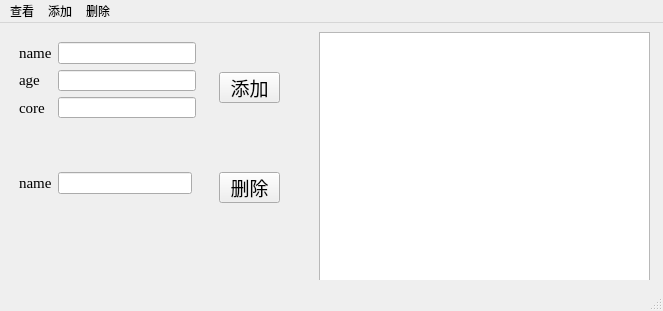
<?xml version="1.0" encoding="UTF-8"?>
<ui version="4.0">
 <class>MainWindow</class>
 <widget class="QMainWindow" name="MainWindow">
  <property name="geometry">
   <rect>
    <x>0</x>
    <y>0</y>
    <width>663</width>
    <height>311</height>
   </rect>
  </property>
  <property name="windowTitle">
   <string>MainWindow</string>
  </property>
  <widget class="QWidget" name="centralwidget">
   <layout class="QVBoxLayout" name="verticalLayout">
    <item>
     <widget class="QStackedWidget" name="stackedWidget">
      <property name="currentIndex">
       <number>2</number>
      </property>
      <widget class="QWidget" name="page">
       <layout class="QVBoxLayout" name="verticalLayout_4">
        <item>
         <widget class="QTextEdit" name="textEdit"/>
        </item>
       </layout>
      </widget>
      <widget class="QWidget" name="page_3"/>
      <widget class="QWidget" name="page_2">
       <widget class="QPushButton" name="pushButton">
        <property name="geometry">
         <rect>
          <x>210</x>
          <y>40</y>
          <width>61</width>
          <height>31</height>
         </rect>
        </property>
        <property name="font">
         <font>
          <family>隶书</family>
          <pointsize>14</pointsize>
         </font>
        </property>
        <property name="text">
         <string>添加</string>
        </property>
       </widget>
       <widget class="QWidget" name="layoutWidget">
        <property name="geometry">
         <rect>
          <x>10</x>
          <y>10</y>
          <width>177</width>
          <height>76</height>
         </rect>
        </property>
        <layout class="QHBoxLayout" name="horizontalLayout">
         <item>
          <layout class="QVBoxLayout" name="verticalLayout_2">
           <item>
            <widget class="QLabel" name="label_4">
             <property name="font">
              <font>
               <family>Times New Roman</family>
               <pointsize>11</pointsize>
              </font>
             </property>
             <property name="text">
              <string>name</string>
             </property>
            </widget>
           </item>
           <item>
            <widget class="QLabel" name="label_2">
             <property name="font">
              <font>
               <family>Times New Roman</family>
               <pointsize>11</pointsize>
              </font>
             </property>
             <property name="text">
              <string>age</string>
             </property>
            </widget>
           </item>
           <item>
            <widget class="QLabel" name="label_3">
             <property name="font">
              <font>
               <family>Times New Roman</family>
               <pointsize>11</pointsize>
              </font>
             </property>
             <property name="text">
              <string>core</string>
             </property>
            </widget>
           </item>
          </layout>
         </item>
         <item>
          <layout class="QVBoxLayout" name="verticalLayout_3">
           <item>
            <widget class="QLineEdit" name="lineEdit"/>
           </item>
           <item>
            <widget class="QLineEdit" name="lineEdit_2"/>
           </item>
           <item>
            <widget class="QLineEdit" name="lineEdit_3"/>
           </item>
          </layout>
         </item>
        </layout>
       </widget>
       <widget class="QTableWidget" name="tableWidget">
        <property name="geometry">
         <rect>
          <x>310</x>
          <y>0</y>
          <width>331</width>
          <height>261</height>
         </rect>
        </property>
       </widget>
       <widget class="QPushButton" name="pushButton_2">
        <property name="geometry">
         <rect>
          <x>210</x>
          <y>140</y>
          <width>61</width>
          <height>31</height>
         </rect>
        </property>
        <property name="font">
         <font>
          <family>隶书</family>
          <pointsize>14</pointsize>
         </font>
        </property>
        <property name="text">
         <string>删除</string>
        </property>
       </widget>
       <widget class="QWidget" name="layoutWidget_2">
        <property name="geometry">
         <rect>
          <x>10</x>
          <y>140</y>
          <width>173</width>
          <height>22</height>
         </rect>
        </property>
        <layout class="QHBoxLayout" name="horizontalLayout_2">
         <item>
          <widget class="QLabel" name="label_5">
           <property name="font">
            <font>
             <family>Times New Roman</family>
             <pointsize>11</pointsize>
            </font>
           </property>
           <property name="text">
            <string>name</string>
           </property>
          </widget>
         </item>
         <item>
          <widget class="QLineEdit" name="lineEdit_4"/>
         </item>
        </layout>
       </widget>
      </widget>
     </widget>
    </item>
   </layout>
  </widget>
  <widget class="QMenuBar" name="menubar">
   <property name="geometry">
    <rect>
     <x>0</x>
     <y>0</y>
     <width>663</width>
     <height>23</height>
    </rect>
   </property>
   <widget class="QMenu" name="menu">
    <property name="title">
     <string>查看</string>
    </property>
   </widget>
   <widget class="QMenu" name="menu_2">
    <property name="title">
     <string>添加</string>
    </property>
   </widget>
   <widget class="QMenu" name="menu_3">
    <property name="title">
     <string>删除</string>
    </property>
   </widget>
   <addaction name="menu"/>
   <addaction name="menu_2"/>
   <addaction name="menu_3"/>
  </widget>
  <widget class="QStatusBar" name="statusbar"/>
 </widget>
 <resources/>
 <connections/>
</ui>
